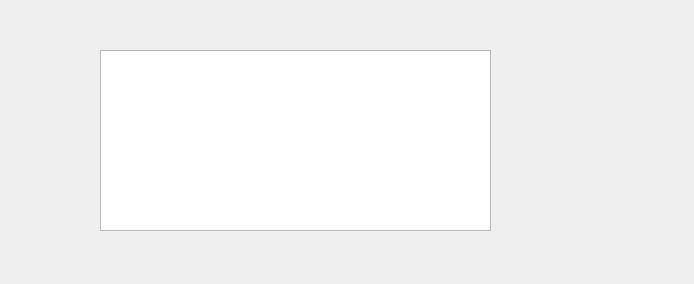
<?xml version="1.0" encoding="UTF-8"?>
<ui version="4.0">
 <class>TextWindow</class>
 <widget class="QDialog" name="TextWindow">
  <property name="geometry">
   <rect>
    <x>0</x>
    <y>0</y>
    <width>694</width>
    <height>284</height>
   </rect>
  </property>
  <property name="font">
   <font>
    <family>Courier 10 Pitch</family>
   </font>
  </property>
  <property name="windowTitle">
   <string>Dialog</string>
  </property>
  <widget class="QWidget" name="gridLayoutWidget">
   <property name="geometry">
    <rect>
     <x>100</x>
     <y>50</y>
     <width>391</width>
     <height>181</height>
    </rect>
   </property>
   <layout class="QGridLayout" name="gridLayout">
    <item row="0" column="0">
     <widget class="QPlainTextEdit" name="plainTextEdit"/>
    </item>
   </layout>
  </widget>
 </widget>
 <resources/>
 <connections/>
</ui>
